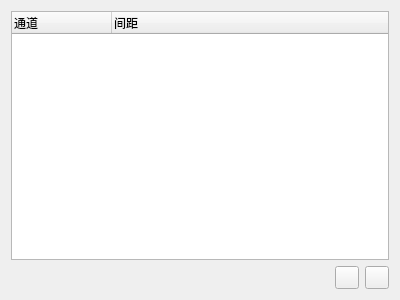
<?xml version="1.0" encoding="UTF-8"?>
<ui version="4.0">
 <class>ChannelTreeWidget</class>
 <widget class="QWidget" name="ChannelTreeWidget">
  <property name="geometry">
   <rect>
    <x>0</x>
    <y>0</y>
    <width>400</width>
    <height>300</height>
   </rect>
  </property>
  <layout class="QGridLayout" name="gridLayout">
   <item row="2" column="3">
    <widget class="QToolButton" name="add">
     <property name="icon">
      <iconset resource="../../../Resources/Resources.qrc">
       <normaloff>:/icons/plus.png</normaloff>:/icons/plus.png</iconset>
     </property>
    </widget>
   </item>
   <item row="2" column="4">
    <widget class="QToolButton" name="remove">
     <property name="icon">
      <iconset resource="../../../Resources/Resources.qrc">
       <normaloff>:/icons/minus.png</normaloff>:/icons/minus.png</iconset>
     </property>
    </widget>
   </item>
   <item row="0" column="0" rowspan="2" colspan="5">
    <widget class="QTreeWidget" name="treeWidget">
     <column>
      <property name="text">
       <string>通道</string>
      </property>
     </column>
     <column>
      <property name="text">
       <string>间距</string>
      </property>
     </column>
    </widget>
   </item>
  </layout>
 </widget>
 <resources>
  <include location="../../../Resources/Resources.qrc"/>
 </resources>
 <connections/>
</ui>
